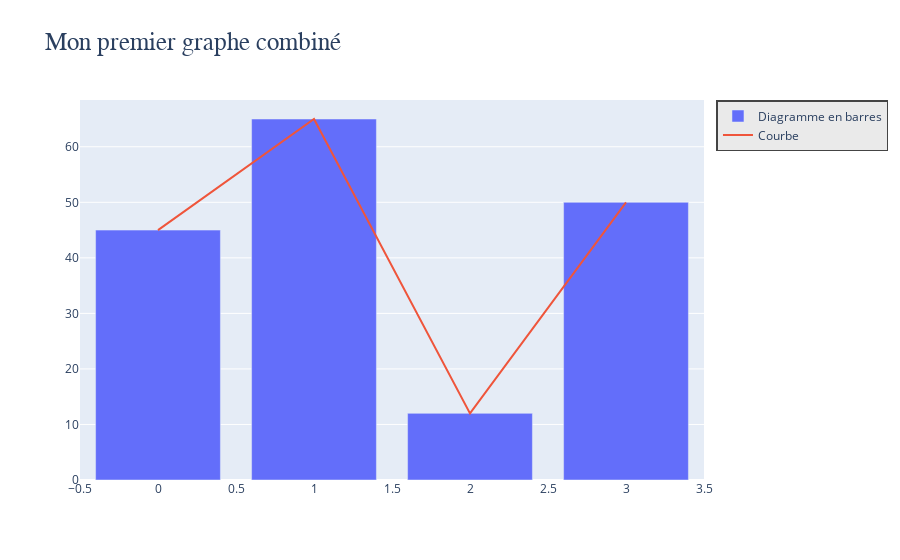

The code cell stored with this chart in its notebook:
### Markdown cell above
----

## 2. Personnalisation du graphique

Chaque composant d'une figure peut être personnalisé indépendamment des autres. 

Les options de personnalisation peuvent être définies lors de la création de la figure et des traces ou bien a posteriori, en mettant à jour l'objet `Figure`. Pour ce faire deux fonctions liées à l'objet de type `Figure` sont disponibles :
* `update_layout` pour modifier des options propres au layout
* `update_traces` pour modifier des options propres aux différentes traces

L'ensemble des options de configuration est disponible dans [ce référentiel](https://plot.ly/python/reference/) à conserver à proximité lors de la création de graphe avec `plotly`.

### Modification du `layout`

On remarque notamment dans ce référentiel que les options sont imbriquées les unes dans les autres. Ainsi, dans la partie `Layout`, la hiérarchie suivante existe pour les options sur le titre du graphe `title` :
* `title`
    * `text`
    * `font`
        * `family`
        * `size`
        * `color`
    * `yref`
    * `xref`
    * `x`
    * `y`
    * `xanchor`
    * `yanchor`
    * `pad`
        * `t`
        * `b`
        * `l`
        
Nous allons voir les deux possibilités pour personnaliser le titre de notre graphe combiné ci-dessus.

### Code cell
# Méthode 1 : passer un dictionnaire reproduisant l'imbrication présentée dans le référentiel
# Il n'est pas nécessaire de préciser toutes les options, seulement celles que l'on souhaite changer

combined_graph.update_layout(
    {'title': {'text': 'Mon premier graphe combiné',
               'font': {
                   'size': 25,
                   'family': 'Segoe UI Light'
                    }
               },
     'legend': {'bgcolor': '#eaeaea',
                'borderwidth': 1.5}
    }
)

### Figure 1 — Plotly figure (JSON) as saved in the notebook; plotly's stock layout.template omitted (floating-point values rounded to 4 significant figures)
{"data": [{"name": "Diagramme en barres", "type": "bar", "y": [45, 65, 12, 50]}, {"mode": "lines", "name": "Courbe", "type": "scatter", "y": [45, 65, 12, 50]}], "layout": {"autosize": true, "legend": {"bgcolor": "#eaeaea", "borderwidth": 1.5}, "title": {"font": {"family": "Segoe UI Light", "size": 25}, "text": "Mon premier graphe combiné"}, "xaxis": {"autorange": true, "range": [-0.5, 3.5]}, "yaxis": {"autorange": true, "range": [0, 68.42], "type": "linear"}}}
